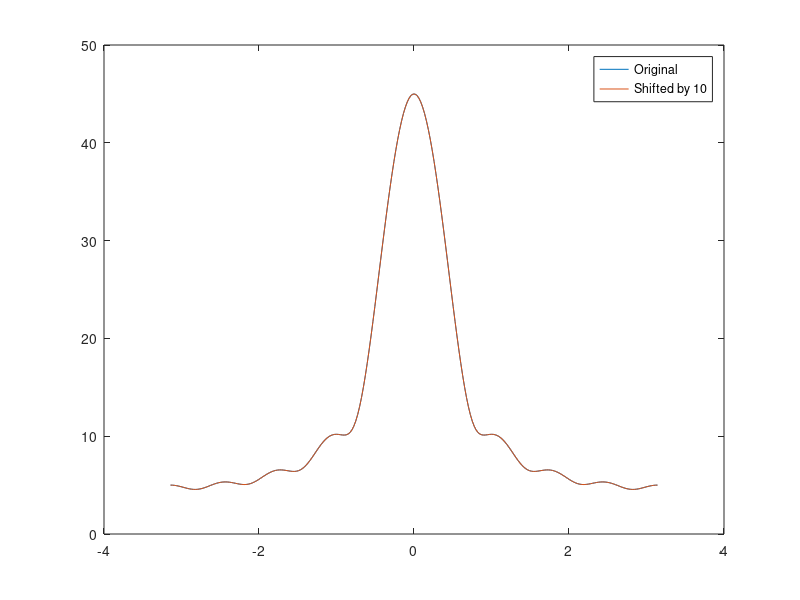
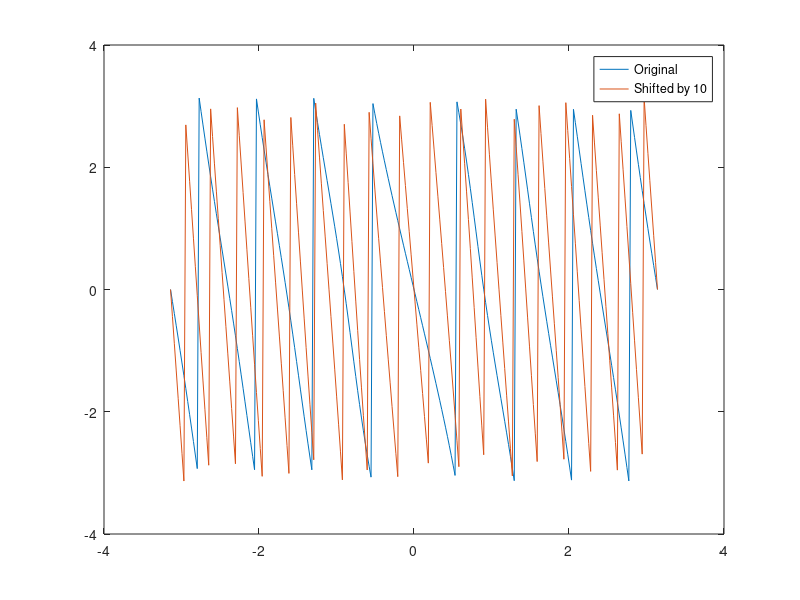

Write the MATLAB code that produced these figures, in order.
clear all;
close all;

domain  = -pi : 2*pi/255 : pi;
input = [1 2 3 4 5 6 7 8 9];
shifted_input = [zeros(1,10) input];
[resp,range] = freqz(input,[1],domain);
[resp_shift,range_shift] = freqz(shifted_input, [1], domain);
figure1 = figure('Name','Amplitude Response');

plot(range,abs(resp));
hold on;
plot(range,abs(resp_shift));
hold off;
legend('Original','Shifted by 10');
figure('Name', 'Phase Response');
plot(range,angle(resp));
hold on;
plot(range,angle(resp_shift));
hold off;
legend('Original','Shifted by 10');
